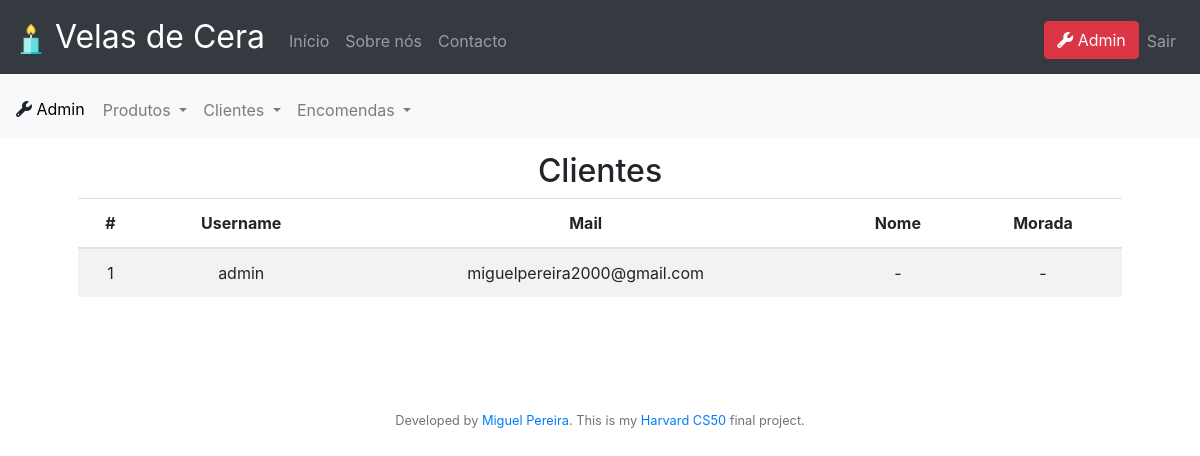
The app's page /admin/clientes (signed in), older data.
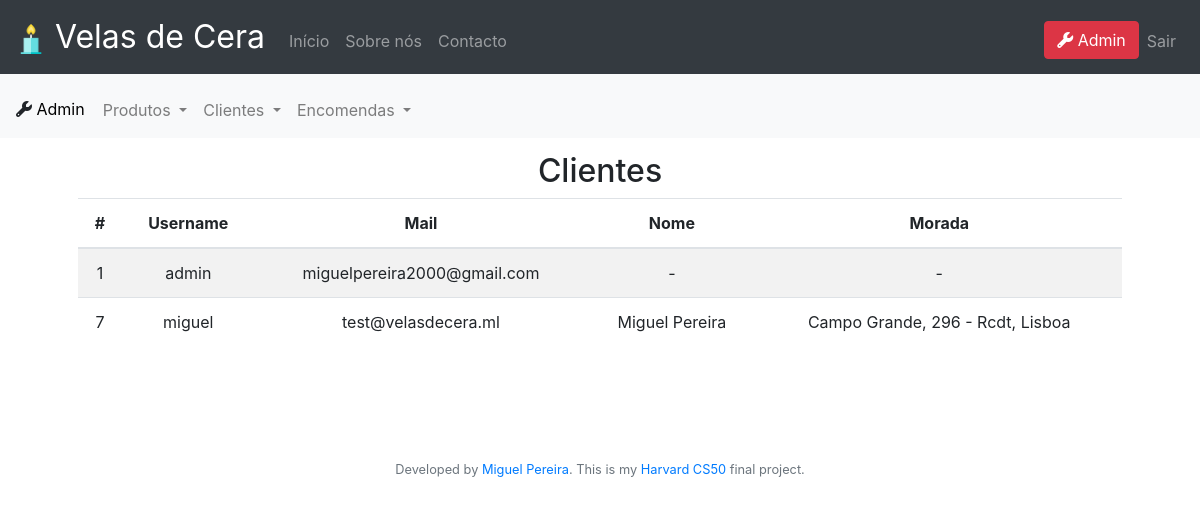
The same page, newer data.
### tables this page shows
CREATE TABLE users (id integer not null primary key autoincrement, username text not null, hash text not null, mail text not null unique, tipo text not null);

CREATE TABLE morada (user_id integer unique not null, zip text not null, city text not null, street text not null, nome text);

### app.py (the view)
@app.route("/admin/clientes", methods=["GET", "POST"])
@admin_login_required
def adminClientes():
    users = db.execute("select id, username, mail, zip, city, street, nome from users left join morada on user_id=id")
    return render_template("adminClientes.html", users=users)

### app.py (called while the page is built)
@app.after_request
def after_request(response):
    response.headers["Cache-Control"] = "no-cache, no-store, must-revalidate"
    response.headers["Expires"] = 0
    response.headers["Pragma"] = "no-cache"
    return response

def admin_login_required(f):
    @wraps(f)
    def decorated_function(*args, **kwargs):
        if session.get("user_id") is None:
            return redirect("/login")
        else:
            rows = db.execute("select * from users where id = :id", id=session.get("user_id"))
            if len(rows) != 1 or rows[0]["tipo"] != "admin":
                return apology("Não és admin", 400)
        return f(*args, **kwargs)
    return decorated_function

### templates/adminClientes.html (shortened to what this page needs)
{% extends "admin.html" %}
{% block mainAdmin %}
<table class="table table-striped">
    <thead>
        <h2>
            Clientes
        </h2>
        <tr>
            <th>#</th>
            <th>Username</th>
            <th>Mail</th>
            <th>Nome</th>
            <th>Morada</th>
        </tr>
    </thead>
    <tbody>
    {% for cliente in users %}
        <tr>
            <td>{{ cliente.id }}</td>
            <td>{{ cliente.username }}</td>
            <td>{{ cliente.mail }}</td>
            <td>
                {% if cliente.nome == None %}
                    -
                {% else %}
                    {{ cliente.nome}}
                {% endif %}
            </td>
            <td>
                {% if cliente.street == None %}
                -
                {% else %}
                {{cliente.street}}, {{cliente.zipcode}} {{cliente.city}}
                {% endif %}
            </td>
        </tr>
    {% endfor %}
    </tbody>
</table>
{% endblock %}

Row changes from the older to the newer data that the page shows:
added morada: id "7", username "miguel", mail "test@velasdecera.ml", nome "Miguel Pereira", street "Campo Grande, 296 - Rcdt", city "Lisboa"
